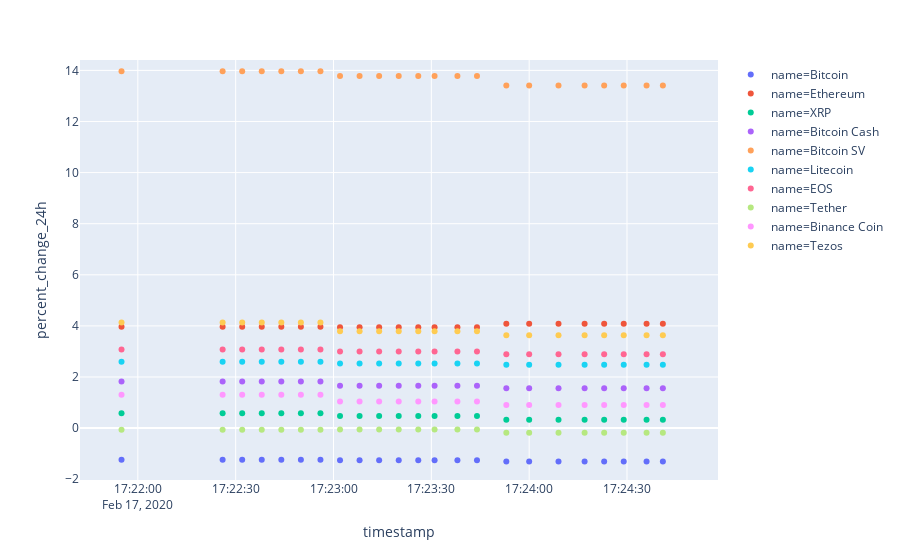

The notebook cell saved with this chart:
### Code cell
px.scatter(df_top10, x='timestamp', y='percent_change_24h', color='name')
